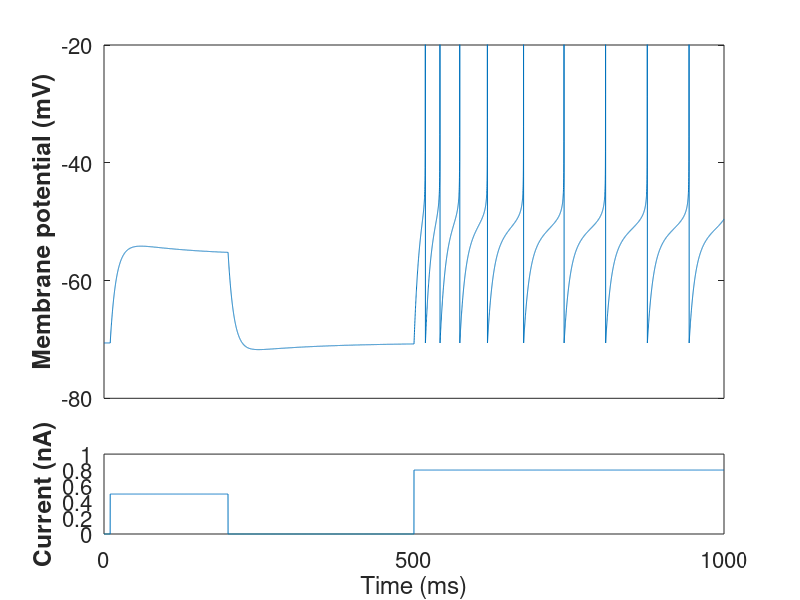

Write the MATLAB code that produced this figure.
%% aEIF single neuron example
%  This script models an adapative-exponential integrate and fire neuron
%  from Brette and Gerstner 2005. J Neurophysiology
%  Specifically, this models the neuron's response to a 500 nA and
%  800nA pulse in Figure 2C of Brette and Gerstner. 
%  The parameters set here are the default values from the bottom of Table
%  1 in Brette and Gerstnet. This code can be used as a template for
%  modeling a single neuron's response within a recurrent circuit.

%% Initialize parameters 
dT = .1; % time step, in milliseconds
t = 0:dT:1000;

% Default parameters from Brette and Gerstner 2005
Cm = 281; % membrane capacitance, picofarads
gL = 30; % leak conductance, nanoSiemens
eLeak = -70.6; % reversal potential of leak channel, millivolts
slopeFac = 2; % slope factor, millivolts
vThresh = -50.4; % threshold potential, millivolts
b = 80.5; % spike-triggered adaptation, in PICOAmps: change from paper
vPeak = 20; % maximum spike voltage, milliVolts
a = 4; % subthreshold adaptation, nanoSiemens
tW = 144; % adaptation time constant, ms
vReset = eLeak; % reset voltage after a spike, mV
% vReset = vThresh + 3; % reset voltage after a spike, mV

% comment the default parameters and uncomment these to simulate other
% neurons while preserving default values
% Cm = 281; % picofarads
% gL = 30; %nanoSiemens
% eLeak = -60; % millivolts
% slopeFac = 2; % millivolts
% vThresh = -50.4; % millivolts
% b = 80.5; % PICOAmps: change from paper!!
% vPeak = 20; % milliVolts
% a = 80; % nanoSiemens, subthreshold adaptation
% tW = 720; % ms
% vReset = eLeak;

% make the current injection
I = zeros(1, length(t));
stimStart = 10; % approximate from figure 2c
stimEnd = 200; % approximate from figure 2c
stimAmplitude = 500; % picoAmps
stim2Start = 500; 
stim2End = 1000;
stim2Amplitude = 800; % picoAmps
I(t>=stimStart&t<=stimEnd) = stimAmplitude;
I(t>=stim2Start&t<=stim2End) = stim2Amplitude;

%% run the simulation
nSteps = length(t);

V = nan(1,nSteps); % membrane potential, millivolts
w = nan(1,nSteps); % adaptation current, picoAmps

V(1) = eLeak; %mV
w(1) = 0;

for i=1:nSteps-1
    
    % Equation from table 1 of Brette and Gerstner 2005
    % note that capacitance and dT are moved to RHS
    V(i+1) = V(i) + (-gL*(V(i)-eLeak)+gL*slopeFac*exp((V(i)-vThresh)/slopeFac)-w(i)+I(i))/Cm*dT;
    % Second equation from table 1 (equation 3 from text)
    % Note that membrane time constant and dT are moved to RHS
    w(i+1) = w(i) + (a*(V(i)-eLeak)-w(i))/tW*dT;
    
    % handle spikes
    % if just spiked
    if V(i)>=vPeak
        % reset voltage
        V(i+1) = vReset;
        % increment adaptation current by b
%         w(i+1) = w(i+1)+b;
        w = w + b;
    end
    % if going to spike this time step, clip
    if V(i+1)>=vPeak
        V(i+1) = vPeak;
    end

end
%% plot figure 2C from text
figure('units', 'pix', 'outerposition', [0 50 1000 1000]);

subplot(4,1,1:3);
vPlot = plot(t,V);
xlim([t(1) t(end)]);
ylim([-80 -20])
set(gca, 'YTick', -80:20:-20);
set(gca, 'fontsize', 16);
set(gca, 'XTick', []);
ylabel('Membrane potential (mV)', 'fontweight', 'bold');

subplot(4,1,4);
stimPlot = plot(t,I./1000); % dividing here converts back to nanoAmps
xlim([t(1) t(end)]);
ylim([0 1]);
set(gca, 'fontsize', 16);
set(gca, 'TickLength', [0 0]);
set(gca, 'XTick', 0:500:1000);
ylabel('Current (nA)', 'fontweight', 'bold');
xlabel('Time (ms)');